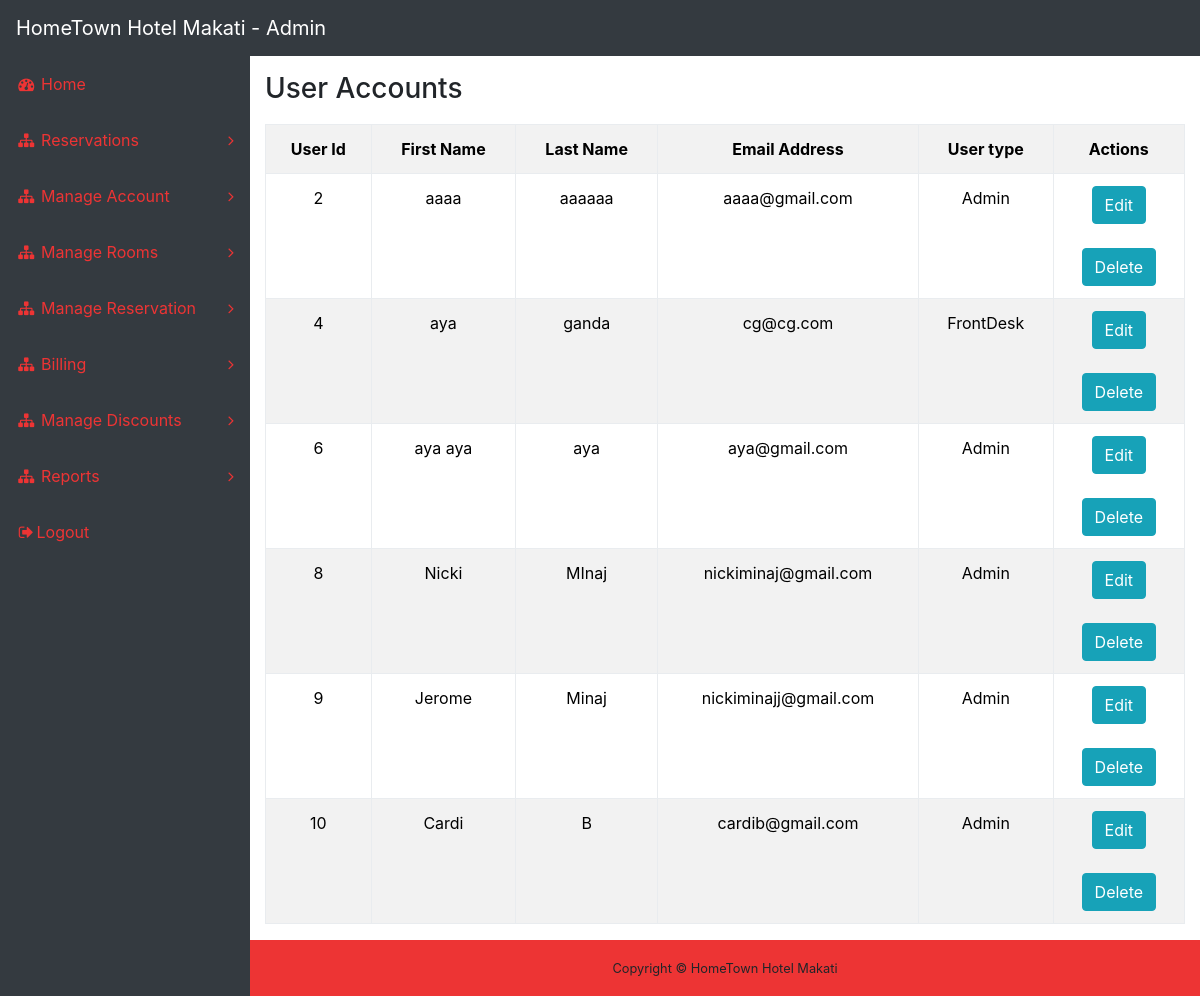
/AdminSide/adminusermodify.php, run on the app's committed database.
### tables this page shows
CREATE TABLE `adminuser_masterfile` (
  `user_id` int(11) NOT NULL,
  `User_firstname` varchar(255) NOT NULL,
  `User_lastname` varchar(255) NOT NULL,
  `email` varchar(255) NOT NULL,
  `admin_type` varchar(255) NOT NULL,
  `password` varchar(255) NOT NULL
);

### AdminSide/adminusermodify.php (the view, shortened to what this page needs)
<?php
  include_once 'headerAdmin.php';
	$sql = "SELECT * FROM adminuser_masterfile";
	$result = $conn->query($sql);
	if ($result->num_rows > 0) {
	    echo '<div class="container-fluid">
              <h3>User Accounts</h3>
				        <div class="table-responsive">
                  <table class="table table-bordered table-striped" id="dataTable" align="center">
                    <tr>
                      <th>User Id</th>
                      <th>First Name</th>
                      <th>Last Name</th>
                      <th>Email Address</th>
                      <th>User type</th>
                      <th>Actions</th>
                    </tr>';
                	    while($row = $result->fetch_assoc()) {
                	        echo "<tr>
                                  <td>" . $row["user_id"]. "</td>
                                  <td>" . $row["User_firstname"]. "</td>
                                  <td>" . $row["User_lastname"]. "</td>
                                  <td>" . $row["email"] . "</td>
                                  <td>" . $row["admin_type"] . "<td>
                                    <form method = 'POST' action = 'adminusermodify.php'>
                                      <input type ='hidden' value = '{$row['user_id']}' name = 'delete_id'>
                                      <button class = 'btn btn-info btn-xs edit_data' name = 'edit' type = 'button' data-toggle='modal' data-target='#editAdminUser'>Edit</button>
                                      <br><br>
                                      <button name = 'delete' class = 'btn btn-info btn-xs edit_data' type = 'submit'>Delete</button>
                                    </form>
                                  </td>";
                  	 }
                  	 echo
                  "</table>
                </div>
              </div>";
	}
?>
<!DOCTYPE html>
<html lang="en">
<head>
  <link href="vendor/bootstrap/css/bootstrap.min.css" rel="stylesheet">
  <link href="vendor/font-awesome/css/font-awesome.min.css" rel="stylesheet" type="text/css">
  <link href="css/sb-admin.css" rel="stylesheet">
</head>
<body>
</body>
</html>

### AdminSide/css/sb-admin.css (style rules this page uses)
html { position: relative; min-height: 100%; }
body { overflow-x: hidden; }
body.sticky-footer { margin-bottom: 56px; }
body.fixed-nav { padding-top: 56px; }

### AdminSide/adminusermodify.php (style rules this page uses)
table { margin-top:10px; }
table { border-collapse: collapse; }
table, th, td { border: 2px solid black; text-align: center; }
table { color: black; }

### data on the page
adminuser_masterfile: user_id "2", User_firstname "aaaa", User_lastname "aaaaaa", email "aaaa@gmail.com", admin_type "Admin"
adminuser_masterfile: user_id "4", User_firstname "aya", User_lastname "ganda", email "cg@cg.com", admin_type "FrontDesk"
adminuser_masterfile: user_id "6", User_firstname "aya aya", User_lastname "aya", email "aya@gmail.com", admin_type "Admin"
adminuser_masterfile: user_id "8", User_firstname "Nicki", User_lastname "MInaj", email "nickiminaj@gmail.com", admin_type "Admin"
adminuser_masterfile: user_id "9", User_firstname "Jerome", User_lastname "Minaj", email "nickiminajj@gmail.com", admin_type "Admin"
adminuser_masterfile: user_id "10", User_firstname "Cardi", User_lastname "B", email "cardib@gmail.com", admin_type "Admin"
